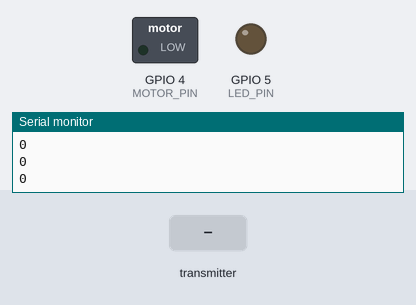
A sketch run on a simulated ESP32-S3. Parts: switched loads named in the sketch (green lamp = pin HIGH), output pins drawn as LEDs (lit = HIGH), the last lines printed to the serial monitor. The inputs (shaded band) are chosen by the test bench.

Above: at 1.2 s.
1.3 s: the transmitter starts sending alarm = 1
At 2.5 s:
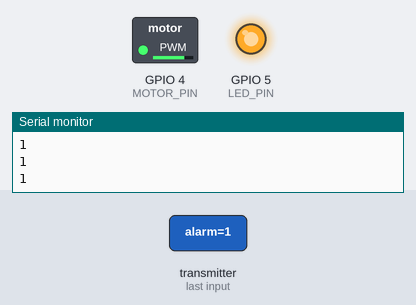
3.0 s: the transmitter starts sending alarm = 0
At 3.6 s:
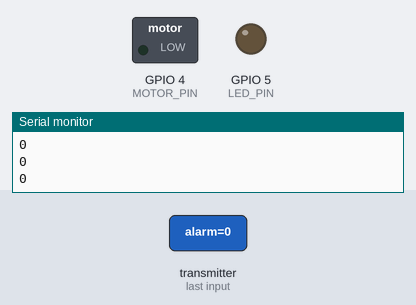
Timing chart, 0 to 6.0 s (numbered marks = the images above; inputs shaded):
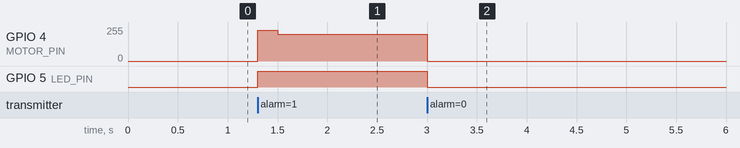

Measured:
- after the input at 1.3 s, GPIO 4 (MOTOR_PIN): 0/255 → 229/255 at once, → 199/255 0.20 s later; GPIO 5 (LED_PIN): LOW → HIGH at once
- after the input at 3.0 s, GPIO 4 (MOTOR_PIN): 199/255 → 0/255 at once; GPIO 5 (LED_PIN): HIGH → LOW at once

The sketch:

MotorControlTestWITHComm.ino
```cpp
/*
  TEST: Receiver and Motor Control; ESPNOW + PWM Integration

  PURPOSE:
  Verify that the ESP32-S3 can:
  - Receive ESP-NOW messages
  - Control a vibration motor using PWM
  - Maintain stable operation without blocking communication

  METHOD:
  - Receive alarm signal via ESP-NOW
  - Trigger motor with startup kick and sustain PWM
  - Use millis() instead of delay() for non-blocking timing, as compared to the MotorControlNoComm test sketch
  - Activate fail-safe if communication is lost

  EXPECTED RESULT:
  - Motor turns ON when signal is received
  - Motor turns OFF when signal is false
  - Motor turns ON if communication is lost (fail-safe)
  - No missed packets or resets
*/

#include <WiFi.h>
#include <esp_now.h>

#define MOTOR_PIN 4
#define LED_PIN 5  // Debug LED for testing

// PWM settings
#define PWM_FREQ 5000
#define PWM_RES 8

#define START_DUTY 230
#define RUN_DUTY 200
#define START_TIME 200

unsigned long lastRecv = 0;
const unsigned long timeout = 5000;

// Motor state tracking
bool alarmState = false;
bool motorRunning = false;
unsigned long motorStartTime = 0;

// Message structure
typedef struct{
  bool alarm;
} Message;

Message msg;

// Receive callback
void onRecv(const esp_now_recv_info*, const uint8_t* data, int len){

  if (len != sizeof(msg)){
    return;
  }

  memcpy(&msg, data, sizeof(msg));

  alarmState = msg.alarm;
  lastRecv = millis();
}

void setup(){
  Serial.begin(115200);

  pinMode(LED_PIN, OUTPUT);
  digitalWrite(LED_PIN, LOW);

  WiFi.mode(WIFI_STA);

  if (esp_now_init() != ESP_OK){
    Serial.println("Error initializing ESP-NOW");
    return;
  }

  esp_now_register_recv_cb(onRecv);

  // Setup PWM for motor
  ledcAttach(MOTOR_PIN, PWM_FREQ, PWM_RES);
  ledcWrite(MOTOR_PIN, 0);
}

void loop(){

  // Fail-safe
  if (millis() - lastRecv > timeout){
    alarmState = true;
  }

  // Motor Control Logic
  if (alarmState == true){
    // If the motor is off, and it just turned ON based on the alarm state
    if (motorRunning == false){
      motorRunning = true;
      motorStartTime = millis();

      // Startup kick
      ledcWrite(MOTOR_PIN, START_DUTY);
    }

    // After startup, switch to run duty for lower current
    if (millis() - motorStartTime > START_TIME){
      ledcWrite(MOTOR_PIN, RUN_DUTY);
    }

  }
  else{
    // Turn and maintain motor OFF
    motorRunning = false;
    ledcWrite(MOTOR_PIN, 0);
  }

  // Debug LED for testing
  if (alarmState == true){
    digitalWrite(LED_PIN, HIGH);
  }
  else{
    digitalWrite(LED_PIN, LOW);
  }

  Serial.println(alarmState);

  delay(10); // Very small delay
}
```
